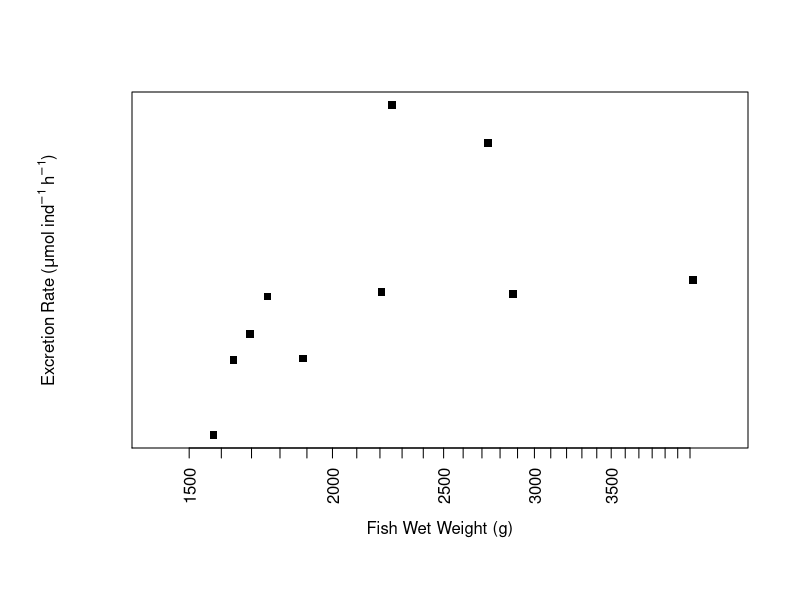

This chart was generated by the following R code:
#Bigmouth Buffalo Excretion
library(tidyverse)
excrete_data = read.csv("bmb_excretion.csv")

#================================================
#microgram calculation (for the limnologists)
excrete = excrete_data %>%
  rename(nhx_pre = nxh_pre) %>%
  mutate(nhx_pre = replace(nhx_pre, nhx_pre=="<2.4", "2.4")) %>%
  mutate(nhx_pre = as.numeric(nhx_pre),
         hours = duration_minutes/60) %>%
  select(-srp_pre, - srp_post, -E_C, -pre, -post)

ref = excrete %>%
  filter(type=="reference")

excrete = excrete %>%
  filter(!type=="reference")

tub_vol = 40

#Excretion rate per individual - mass
excrete$excretion_ind = 
  ((excrete$nhx_post - excrete$nhx_pre) * tub_vol)/excrete$hours

#Excretion rate per unit wet mass - mass
excrete$excretion_massSpecific = 
  ((excrete$nhx_post - excrete$nhx_pre) * tub_vol)/excrete$weight / excrete$hours

#==================================================
# Pond calculations
pond_vol = 450000 #liters
pond_area = 550 #square meters
harvest_density = 150 #kg/ha
ambient_density = 450 #kg/ha

fish_mass_harvest_g = (harvest_density * pond_area) / 10
fish_mass_ambient_g = (ambient_density * pond_area) / 10

#Pond-Level excretion rate (ug/L/d)
harvest_pond_excretion = 
  (mean(excrete$excretion_massSpecific) * fish_mass_harvest_g * 24) / pond_vol

# harvest_pond_excretion_sd = 
#   ((mean(excreteg$excretion_mass) + sd(excreteg$excretion_mass)) * fish_mass_harvest_g * 24) / pond_vol

ambient_pond_excretion = 
  (mean(excrete$excretion_massSpecific) * fish_mass_ambient_g * 24) / pond_vol
# ambient_pond_excretion_sd = 
#   ((mean(excreteg$excretion_mass) + sd(excreteg$excretion_mass)) * fish_mass_ambient_g * 24) / pond_vol




par(omi = c(0.5,0.5,0.1,0.1))
plot(log10(excrete$excretion_ind) ~ log10(excrete$weight), 
     xlim = c(log10(1400), log10(4400)), pch = 15,
     xaxt = "n", yaxt = "n",
     xlab = "", ylab = "")
mtext(side = 1, line = 3.5, "Fish Wet Weight (g)")
mtext(side = 2, line = 3.5, expression(Excretion~Rate~"("*mu*mol~ind^-1~h^-1*")"))
axis(side = 1, 
     at = c(log10(1500), log10(1600), log10(1700), log10(1800), log10(1900),
            log10(2000), log10(2100), log10(2200), log10(2300), log10(2400),
            log10(2500), log10(2600), log10(2700), log10(2800), log10(2900),
            log10(3000), log10(3100), log10(3200), log10(3300), log10(3400),
            log10(3500), log10(3600), log10(3700), log10(3800), log10(3900),
            log10(4000), log10(4100)),
     labels = c("1500", "", "", "", "",
                "2000", "", "", "", "",
                "2500", "", "", "", "",
                "3000", "", "", "", "",
                "3500", "", "", "", "",
                "4000", ""), las = 2)
axis(side = 2, 
     at = c(log10(100), log10(200), log10(300), log10(400), log10(500),
            log10(600), log10(700), log10(800)),
     labels = c("100", "200", "300", "400", "500", "600", "700", "800"), las = 2)

